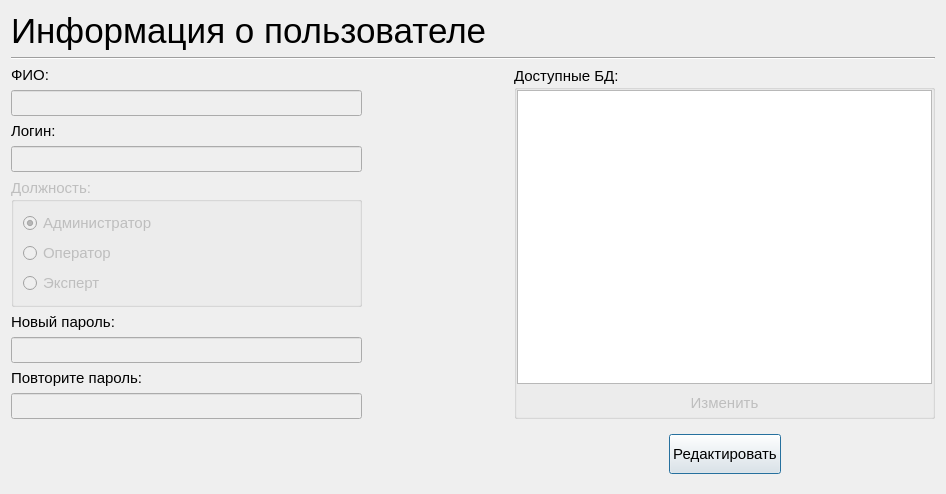
<?xml version="1.0" encoding="UTF-8"?>
<ui version="4.0">
 <class>InformationUser_Dialog</class>
 <widget class="QDialog" name="InformationUser_Dialog">
  <property name="geometry">
   <rect>
    <x>0</x>
    <y>0</y>
    <width>946</width>
    <height>492</height>
   </rect>
  </property>
  <property name="windowTitle">
   <string>Dialog</string>
  </property>
  <layout class="QGridLayout" name="gridLayout">
   <item row="3" column="0">
    <widget class="QLineEdit" name="lineEdit_FIO">
     <property name="enabled">
      <bool>false</bool>
     </property>
     <property name="sizePolicy">
      <sizepolicy hsizetype="Preferred" vsizetype="Fixed">
       <horstretch>5</horstretch>
       <verstretch>0</verstretch>
      </sizepolicy>
     </property>
     <property name="font">
      <font>
       <pointsize>11</pointsize>
      </font>
     </property>
     <property name="readOnly">
      <bool>false</bool>
     </property>
    </widget>
   </item>
   <item row="11" column="0">
    <widget class="QLineEdit" name="lineEdit_Password_2">
     <property name="enabled">
      <bool>false</bool>
     </property>
     <property name="font">
      <font>
       <pointsize>11</pointsize>
      </font>
     </property>
    </widget>
   </item>
   <item row="4" column="0">
    <widget class="QLabel" name="label_Login">
     <property name="sizePolicy">
      <sizepolicy hsizetype="Preferred" vsizetype="Maximum">
       <horstretch>5</horstretch>
       <verstretch>0</verstretch>
      </sizepolicy>
     </property>
     <property name="font">
      <font>
       <pointsize>11</pointsize>
      </font>
     </property>
     <property name="text">
      <string>Логин:</string>
     </property>
    </widget>
   </item>
   <item row="8" column="0">
    <widget class="QLabel" name="label_2">
     <property name="sizePolicy">
      <sizepolicy hsizetype="Preferred" vsizetype="Fixed">
       <horstretch>0</horstretch>
       <verstretch>0</verstretch>
      </sizepolicy>
     </property>
     <property name="font">
      <font>
       <pointsize>11</pointsize>
      </font>
     </property>
     <property name="text">
      <string>Новый пароль:</string>
     </property>
    </widget>
   </item>
   <item row="2" column="0">
    <widget class="QLabel" name="label_FIO">
     <property name="sizePolicy">
      <sizepolicy hsizetype="Preferred" vsizetype="Maximum">
       <horstretch>5</horstretch>
       <verstretch>0</verstretch>
      </sizepolicy>
     </property>
     <property name="sizeIncrement">
      <size>
       <width>5</width>
       <height>0</height>
      </size>
     </property>
     <property name="font">
      <font>
       <pointsize>11</pointsize>
      </font>
     </property>
     <property name="text">
      <string>ФИО:</string>
     </property>
    </widget>
   </item>
   <item row="1" column="0" colspan="4">
    <widget class="Line" name="line">
     <property name="orientation">
      <enum>Qt::Horizontal</enum>
     </property>
    </widget>
   </item>
   <item row="0" column="0" colspan="4">
    <widget class="QLabel" name="label">
     <property name="sizePolicy">
      <sizepolicy hsizetype="Preferred" vsizetype="Maximum">
       <horstretch>0</horstretch>
       <verstretch>0</verstretch>
      </sizepolicy>
     </property>
     <property name="font">
      <font>
       <pointsize>26</pointsize>
      </font>
     </property>
     <property name="text">
      <string>Информация о пользователе</string>
     </property>
    </widget>
   </item>
   <item row="5" column="0">
    <widget class="QLineEdit" name="lineEdit_Login">
     <property name="enabled">
      <bool>false</bool>
     </property>
     <property name="sizePolicy">
      <sizepolicy hsizetype="Preferred" vsizetype="Fixed">
       <horstretch>0</horstretch>
       <verstretch>0</verstretch>
      </sizepolicy>
     </property>
     <property name="font">
      <font>
       <pointsize>11</pointsize>
      </font>
     </property>
     <property name="readOnly">
      <bool>false</bool>
     </property>
    </widget>
   </item>
   <item row="10" column="0">
    <widget class="QLabel" name="label_3">
     <property name="sizePolicy">
      <sizepolicy hsizetype="Preferred" vsizetype="Fixed">
       <horstretch>0</horstretch>
       <verstretch>0</verstretch>
      </sizepolicy>
     </property>
     <property name="font">
      <font>
       <pointsize>11</pointsize>
      </font>
     </property>
     <property name="text">
      <string>Повторите пароль:</string>
     </property>
    </widget>
   </item>
   <item row="6" column="0" rowspan="2">
    <widget class="QGroupBox" name="groupBox_Position">
     <property name="enabled">
      <bool>false</bool>
     </property>
     <property name="sizePolicy">
      <sizepolicy hsizetype="Preferred" vsizetype="Preferred">
       <horstretch>0</horstretch>
       <verstretch>0</verstretch>
      </sizepolicy>
     </property>
     <property name="font">
      <font>
       <pointsize>11</pointsize>
      </font>
     </property>
     <property name="title">
      <string>Должность:</string>
     </property>
     <property name="flat">
      <bool>false</bool>
     </property>
     <layout class="QVBoxLayout" name="verticalLayout_2">
      <item>
       <widget class="QRadioButton" name="radioButton_Admin">
        <property name="inputMethodHints">
         <set>Qt::ImhNone</set>
        </property>
        <property name="text">
         <string>Администратор</string>
        </property>
        <property name="checkable">
         <bool>true</bool>
        </property>
        <property name="checked">
         <bool>true</bool>
        </property>
       </widget>
      </item>
      <item>
       <widget class="QRadioButton" name="radioButton_Oper">
        <property name="inputMethodHints">
         <set>Qt::ImhNone</set>
        </property>
        <property name="text">
         <string>Оператор</string>
        </property>
       </widget>
      </item>
      <item>
       <widget class="QRadioButton" name="radioButton_Exp">
        <property name="inputMethodHints">
         <set>Qt::ImhNone</set>
        </property>
        <property name="text">
         <string>Эксперт</string>
        </property>
       </widget>
      </item>
     </layout>
    </widget>
   </item>
   <item row="12" column="2" colspan="2">
    <widget class="QStackedWidget" name="stackedWidget">
     <property name="sizePolicy">
      <sizepolicy hsizetype="Preferred" vsizetype="Maximum">
       <horstretch>0</horstretch>
       <verstretch>0</verstretch>
      </sizepolicy>
     </property>
     <property name="minimumSize">
      <size>
       <width>262</width>
       <height>0</height>
      </size>
     </property>
     <property name="font">
      <font>
       <pointsize>11</pointsize>
      </font>
     </property>
     <property name="currentIndex">
      <number>0</number>
     </property>
     <widget class="QWidget" name="page">
      <layout class="QHBoxLayout" name="horizontalLayout_2">
       <item>
        <spacer name="horizontalSpacer">
         <property name="orientation">
          <enum>Qt::Horizontal</enum>
         </property>
         <property name="sizeType">
          <enum>QSizePolicy::Expanding</enum>
         </property>
         <property name="sizeHint" stdset="0">
          <size>
           <width>40</width>
           <height>20</height>
          </size>
         </property>
        </spacer>
       </item>
       <item>
        <widget class="QPushButton" name="pushButton_SetInformation">
         <property name="minimumSize">
          <size>
           <width>0</width>
           <height>40</height>
          </size>
         </property>
         <property name="font">
          <font>
           <pointsize>11</pointsize>
          </font>
         </property>
         <property name="text">
          <string>Редактировать</string>
         </property>
        </widget>
       </item>
       <item>
        <spacer name="horizontalSpacer_2">
         <property name="orientation">
          <enum>Qt::Horizontal</enum>
         </property>
         <property name="sizeHint" stdset="0">
          <size>
           <width>40</width>
           <height>20</height>
          </size>
         </property>
        </spacer>
       </item>
      </layout>
     </widget>
     <widget class="QWidget" name="page_2">
      <layout class="QHBoxLayout" name="horizontalLayout">
       <item>
        <spacer name="horizontalSpacer_3">
         <property name="orientation">
          <enum>Qt::Horizontal</enum>
         </property>
         <property name="sizeType">
          <enum>QSizePolicy::Preferred</enum>
         </property>
         <property name="sizeHint" stdset="0">
          <size>
           <width>0</width>
           <height>0</height>
          </size>
         </property>
        </spacer>
       </item>
       <item>
        <widget class="QPushButton" name="pushButton_Cancel">
         <property name="sizePolicy">
          <sizepolicy hsizetype="Fixed" vsizetype="Fixed">
           <horstretch>0</horstretch>
           <verstretch>0</verstretch>
          </sizepolicy>
         </property>
         <property name="minimumSize">
          <size>
           <width>110</width>
           <height>40</height>
          </size>
         </property>
         <property name="font">
          <font>
           <pointsize>11</pointsize>
          </font>
         </property>
         <property name="text">
          <string>Отменить</string>
         </property>
        </widget>
       </item>
       <item>
        <widget class="QPushButton" name="pushButton_Save">
         <property name="sizePolicy">
          <sizepolicy hsizetype="Fixed" vsizetype="Fixed">
           <horstretch>0</horstretch>
           <verstretch>0</verstretch>
          </sizepolicy>
         </property>
         <property name="minimumSize">
          <size>
           <width>110</width>
           <height>40</height>
          </size>
         </property>
         <property name="font">
          <font>
           <pointsize>11</pointsize>
          </font>
         </property>
         <property name="text">
          <string>Сохранить</string>
         </property>
        </widget>
       </item>
       <item>
        <spacer name="horizontalSpacer_4">
         <property name="orientation">
          <enum>Qt::Horizontal</enum>
         </property>
         <property name="sizeType">
          <enum>QSizePolicy::Preferred</enum>
         </property>
         <property name="sizeHint" stdset="0">
          <size>
           <width>0</width>
           <height>0</height>
          </size>
         </property>
        </spacer>
       </item>
      </layout>
     </widget>
    </widget>
   </item>
   <item row="9" column="0">
    <widget class="QLineEdit" name="lineEdit_Password_1">
     <property name="enabled">
      <bool>false</bool>
     </property>
     <property name="font">
      <font>
       <pointsize>11</pointsize>
      </font>
     </property>
    </widget>
   </item>
   <item row="2" column="2" rowspan="10" colspan="2">
    <widget class="QGroupBox" name="groupBox_DB">
     <property name="sizePolicy">
      <sizepolicy hsizetype="Expanding" vsizetype="Preferred">
       <horstretch>3</horstretch>
       <verstretch>0</verstretch>
      </sizepolicy>
     </property>
     <property name="minimumSize">
      <size>
       <width>0</width>
       <height>0</height>
      </size>
     </property>
     <property name="sizeIncrement">
      <size>
       <width>3</width>
       <height>0</height>
      </size>
     </property>
     <property name="font">
      <font>
       <pointsize>11</pointsize>
      </font>
     </property>
     <property name="title">
      <string>Доступные БД:</string>
     </property>
     <layout class="QVBoxLayout" name="verticalLayout">
      <property name="leftMargin">
       <number>0</number>
      </property>
      <property name="topMargin">
       <number>0</number>
      </property>
      <property name="rightMargin">
       <number>0</number>
      </property>
      <property name="bottomMargin">
       <number>0</number>
      </property>
      <item>
       <widget class="QListWidget" name="listWidget_DB"/>
      </item>
      <item>
       <widget class="QPushButton" name="pushButton_ChangeDB">
        <property name="enabled">
         <bool>false</bool>
        </property>
        <property name="text">
         <string>Изменить</string>
        </property>
        <property name="flat">
         <bool>true</bool>
        </property>
       </widget>
      </item>
     </layout>
    </widget>
   </item>
   <item row="2" column="1" rowspan="2">
    <widget class="QLabel" name="label_MessageFIO">
     <property name="sizePolicy">
      <sizepolicy hsizetype="Preferred" vsizetype="Preferred">
       <horstretch>2</horstretch>
       <verstretch>0</verstretch>
      </sizepolicy>
     </property>
     <property name="font">
      <font>
       <pointsize>9</pointsize>
      </font>
     </property>
     <property name="text">
      <string/>
     </property>
     <property name="alignment">
      <set>Qt::AlignBottom|Qt::AlignLeading|Qt::AlignLeft</set>
     </property>
     <property name="wordWrap">
      <bool>true</bool>
     </property>
    </widget>
   </item>
   <item row="4" column="1" rowspan="2">
    <widget class="QLabel" name="label_MessageLogin">
     <property name="font">
      <font>
       <pointsize>9</pointsize>
      </font>
     </property>
     <property name="text">
      <string/>
     </property>
     <property name="alignment">
      <set>Qt::AlignBottom|Qt::AlignLeading|Qt::AlignLeft</set>
     </property>
     <property name="wordWrap">
      <bool>true</bool>
     </property>
    </widget>
   </item>
   <item row="6" column="1" rowspan="2">
    <widget class="QLabel" name="label_MessageRole">
     <property name="font">
      <font>
       <pointsize>9</pointsize>
      </font>
     </property>
     <property name="text">
      <string/>
     </property>
     <property name="wordWrap">
      <bool>true</bool>
     </property>
    </widget>
   </item>
   <item row="8" column="1" rowspan="2">
    <widget class="QLabel" name="label_MessagePas1">
     <property name="font">
      <font>
       <pointsize>9</pointsize>
      </font>
     </property>
     <property name="text">
      <string/>
     </property>
     <property name="alignment">
      <set>Qt::AlignBottom|Qt::AlignLeading|Qt::AlignLeft</set>
     </property>
     <property name="wordWrap">
      <bool>true</bool>
     </property>
    </widget>
   </item>
   <item row="10" column="1" rowspan="2">
    <widget class="QLabel" name="label_MessagePas2">
     <property name="font">
      <font>
       <pointsize>9</pointsize>
      </font>
     </property>
     <property name="text">
      <string/>
     </property>
     <property name="alignment">
      <set>Qt::AlignBottom|Qt::AlignLeading|Qt::AlignLeft</set>
     </property>
     <property name="wordWrap">
      <bool>true</bool>
     </property>
    </widget>
   </item>
   <item row="12" column="1">
    <spacer name="horizontalSpacer_5">
     <property name="orientation">
      <enum>Qt::Horizontal</enum>
     </property>
     <property name="sizeHint" stdset="0">
      <size>
       <width>40</width>
       <height>20</height>
      </size>
     </property>
    </spacer>
   </item>
   <item row="12" column="0">
    <widget class="QLabel" name="label_MessageListDB">
     <property name="font">
      <font>
       <pointsize>9</pointsize>
      </font>
     </property>
     <property name="text">
      <string/>
     </property>
     <property name="wordWrap">
      <bool>true</bool>
     </property>
    </widget>
   </item>
  </layout>
 </widget>
 <resources/>
 <connections/>
</ui>
